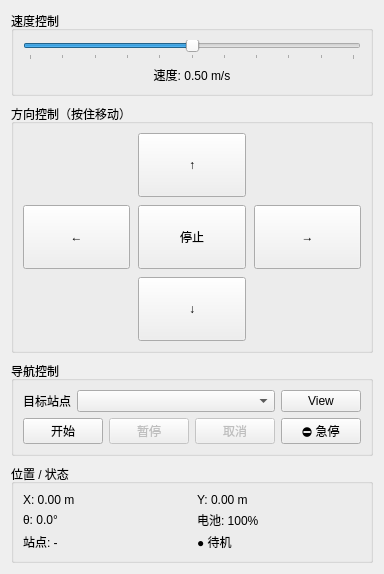
      <widget class="QWidget" name="agvPanel">
       <property name="sizePolicy">
        <sizepolicy hsizetype="Preferred" vsizetype="Preferred">
         <horstretch>1</horstretch>
         <verstretch>0</verstretch>
        </sizepolicy>
       </property>
       <layout class="QVBoxLayout" name="agvPanelLayout">
        <property name="spacing">
         <number>8</number>
        </property>
        <item>
         <widget class="QGroupBox" name="agvSpeedGroup">
          <property name="title">
           <string>速度控制</string>
          </property>
          <layout class="QVBoxLayout" name="agvSpeedLayout">
           <item>
            <widget class="QSlider" name="sliderAgvSpeed">
             <property name="minimum">
              <number>0</number>
             </property>
             <property name="maximum">
              <number>100</number>
             </property>
             <property name="value">
              <number>50</number>
             </property>
             <property name="orientation">
              <enum>Qt::Orientation::Horizontal</enum>
             </property>
             <property name="tickPosition">
              <enum>QSlider::TickPosition::TicksBelow</enum>
             </property>
             <property name="tickInterval">
              <number>10</number>
             </property>
            </widget>
           </item>
           <item>
            <widget class="QLabel" name="lblAgvSpeedVal">
             <property name="text">
              <string>速度: 0.50 m/s</string>
             </property>
             <property name="alignment">
              <set>Qt::AlignmentFlag::AlignCenter</set>
             </property>
            </widget>
           </item>
          </layout>
         </widget>
        </item>
        <item>
         <widget class="QGroupBox" name="agvDirectionGroup">
          <property name="title">
           <string>方向控制（按住移动）</string>
          </property>
          <layout class="QVBoxLayout" name="agvDirectionLayout">
           <item>
            <layout class="QGridLayout" name="agvDirGrid">
             <property name="spacing">
              <number>8</number>
             </property>
             <item row="0" column="1">
              <widget class="QPushButton" name="btnAgvForward">
               <property name="minimumSize">
                <size>
                 <width>64</width>
                 <height>64</height>
                </size>
               </property>
               <property name="text">
                <string>↑</string>
               </property>
              </widget>
             </item>
             <item row="1" column="0">
              <widget class="QPushButton" name="btnAgvLeft">
               <property name="minimumSize">
                <size>
                 <width>64</width>
                 <height>64</height>
                </size>
               </property>
               <property name="text">
                <string>←</string>
               </property>
              </widget>
             </item>
             <item row="1" column="1">
              <widget class="QPushButton" name="btnAgvStop">
               <property name="minimumSize">
                <size>
                 <width>64</width>
                 <height>64</height>
                </size>
               </property>
               <property name="text">
                <string>停止</string>
               </property>
              </widget>
             </item>
             <item row="1" column="2">
              <widget class="QPushButton" name="btnAgvRight">
               <property name="minimumSize">
                <size>
                 <width>64</width>
                 <height>64</height>
                </size>
               </property>
               <property name="text">
                <string>→</string>
               </property>
              </widget>
             </item>
             <item row="2" column="1">
              <widget class="QPushButton" name="btnAgvBackward">
               <property name="minimumSize">
                <size>
                 <width>64</width>
                 <height>64</height>
                </size>
               </property>
               <property name="text">
                <string>↓</string>
               </property>
              </widget>
             </item>
            </layout>
           </item>
          </layout>
         </widget>
        </item>
        <item>
         <widget class="QGroupBox" name="agvNavGroup">
          <property name="title">
           <string>导航控制</string>
          </property>
          <layout class="QVBoxLayout" name="agvNavLayout">
           <property name="spacing">
            <number>6</number>
           </property>
           <item>
            <layout class="QHBoxLayout" name="agvNavSelRow">
             <property name="spacing">
              <number>6</number>
             </property>
             <item>
              <widget class="QLabel" name="lblNavStationTitle">
               <property name="minimumSize">
                <size>
                 <width>48</width>
                 <height>0</height>
                </size>
               </property>
               <property name="text">
                <string>目标站点</string>
               </property>
              </widget>
             </item>
             <item>
              <widget class="QComboBox" name="cmbAgvStations">
               <property name="sizePolicy">
                <sizepolicy hsizetype="Expanding" vsizetype="Fixed">
                 <horstretch>1</horstretch>
                 <verstretch>0</verstretch>
                </sizepolicy>
               </property>
               <property name="minimumSize">
                <size>
                 <width>120</width>
                 <height>0</height>
                </size>
               </property>
              </widget>
             </item>
             <item>
              <widget class="QPushButton" name="btnViewMap">
               <property name="toolTip">
                <string>查看地图与导航站点</string>
               </property>
               <property name="text">
                <string>View</string>
               </property>
               <property name="fixedSize" stdset="0">
                <size>
                 <width>64</width>
                 <height>0</height>
                </size>
               </property>
              </widget>
             </item>
            </layout>
           </item>
           <item>
            <layout class="QHBoxLayout" name="agvNavBtnRow">
             <property name="spacing">
              <number>6</number>
             </property>
             <item>
              <widget class="QPushButton" name="btnAgvNavStart">
               <property name="text">
                <string>开始</string>
               </property>
              </widget>
             </item>
             <item>
              <widget class="QPushButton" name="btnAgvNavPause">
               <property name="enabled">
                <bool>false</bool>
               </property>
               <property name="text">
                <string>暂停</string>
               </property>
              </widget>
             </item>
             <item>
              <widget class="QPushButton" name="btnAgvNavCancel">
               <property name="enabled">
                <bool>false</bool>
               </property>
               <property name="text">
                <string>取消</string>
               </property>
              </widget>
             </item>
             <item>
              <widget class="QPushButton" name="btnAgvEmergency">
               <property name="text">
                <string>⛔ 急停</string>
               </property>
              </widget>
             </item>
            </layout>
           </item>
          </layout>
         </widget>
        </item>
        <item>
         <widget class="QGroupBox" name="agvStatusGroup">
          <property name="title">
           <string>位置 / 状态</string>
          </property>
          <layout class="QGridLayout" name="agvStatusGrid">
           <property name="horizontalSpacing">
            <number>10</number>
           </property>
           <property name="verticalSpacing">
            <number>4</number>
           </property>
           <item row="2" column="1">
            <widget class="QLabel" name="lblAgvState">
             <property name="text">
              <string>● 待机</string>
             </property>
            </widget>
           </item>
           <item row="2" column="0">
            <widget class="QLabel" name="lblAgvStation">
             <property name="text">
              <string>站点: -</string>
             </property>
            </widget>
           </item>
           <item row="1" column="1">
            <widget class="QLabel" name="lblAgvBattery">
             <property name="text">
              <string>电池: 100%</string>
             </property>
            </widget>
           </item>
           <item row="0" column="0">
            <widget class="QLabel" name="lblAgvX">
             <property name="text">
              <string>X: 0.00 m</string>
             </property>
            </widget>
           </item>
           <item row="0" column="1">
            <widget class="QLabel" name="lblAgvY">
             <property name="text">
              <string>Y: 0.00 m</string>
             </property>
            </widget>
           </item>
           <item row="1" column="0">
            <widget class="QLabel" name="lblAgvAngle">
             <property name="text">
              <string>θ: 0.0°</string>
             </property>
            </widget>
           </item>
           <item row="3" column="1">
            <spacer name="agvSpacer">
             <property name="orientation">
              <enum>Qt::Orientation::Vertical</enum>
             </property>
             <property name="sizeHint" stdset="0">
              <size>
               <width>0</width>
               <height>0</height>
              </size>
             </property>
            </spacer>
           </item>
          </layout>
         </widget>
        </item>
       </layout>
      </widget>
